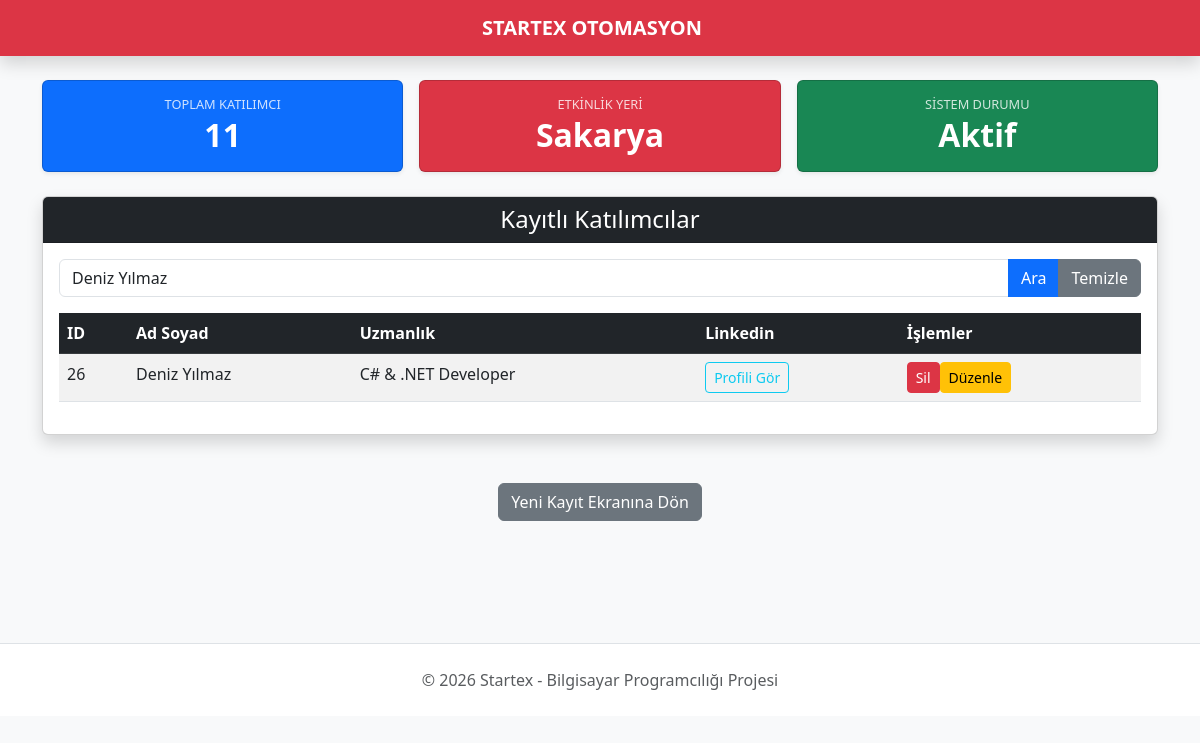
/liste.php?ara=Deniz Yılmaz, run on the app's committed database.
### tables this page shows
CREATE TABLE `katilimcilar` (
  `id` int(11) NOT NULL,
  `ad_soyad` varchar(100) NOT NULL,
  `uzmanlik` varchar(100) NOT NULL,
  `linkedin` varchar(255) NOT NULL
);

### liste.php (the view, shortened to what this page needs)
<?php
include("baglan.php");
$sorgu_sayi = $conn->query("SELECT COUNT(*) as toplam_kisi FROM katilimcilar");
$istatistik = $sorgu_sayi->fetch_assoc();
$toplam_katilimci = $istatistik['toplam_kisi'];
include("ust.php");
?>
<div class="row mb-4 g-3">
    <div class="col-md-4">
        <div class="card bg-primary text-white text-center shadow-sm h-100">
            <div class="card-body py-3">
                <h6 class="card-title text-uppercase mb-1 " style="font-size: 0.8rem; opacity: 0.8;">Toplam Katılımcı</h6>
                <h2 class="fw-bold mb-0 fs-2"><?php echo $toplam_katilimci; ?></h2>
            </div>
        </div>
    </div>
    <div class="col-md-4">
        <div class="card bg-danger text-white text-center shadow-sm h-100">
            <div class="card-body py-3">
                <h6 class="card-title text-uppercase mb-1" style="font-size: 0.8rem; opacity: 0.8;"">Etkinlik Yeri</h6>
                <h2 class="fw-bold mb-0 fs-2">Sakarya</h2>
            </div>
        </div>
    </div>
    <div class="col-md-4">
        <div class="card bg-success text-white text-center shadow-sm">
            <div class="card-body">
                <h6 class="card-title text-uppercase mb-1" style="font-size: 0.8rem; opacity: 0.8;"">Sistem Durumu</h6>
                <h2 class="fw-bold mb-0 fs-2">Aktif</h2>
            </div>
        </div>
    </div>
</div>
<?php
if (isset($_GET['ara']) && $_GET['ara'] != "") {
    $kelime = $_GET['ara'];
    $sql = "SELECT * FROM katilimcilar WHERE ad_soyad LIKE '%$kelime%' OR uzmanlik LIKE '%$kelime%'";
}
else {
    $sql = "SELECT * FROM katilimcilar";
}
$sonuc = $conn->query($sql);
?>
<div class="card shadow">
    <div class="card-header bg-dark text-white text-center">
        <h4 class="mb-0">Kayıtlı Katılımcılar</h4>
    </div>
    <div class="card-body">
    <form action="liste.php" method="GET" class="mb-3">
        <div class="input-group">
            <input type="text" name="ara" class="form-control" placeholder="İsim veya Uzmanlık ara..." value="<?php echo isset($_GET['ara']) ? $_GET['ara'] : ''; ?>">
            <button class="btn btn-primary" type="submit">Ara</button>
            <?php if(isset($_GET['ara'])): ?>
                <a href="liste.php" class="btn btn-secondary">Temizle</a>
            <?php endif; ?>
        </div>
    </form>
        <table class="table table-striped table-hover mt-2">
            <thead class="table-dark">
                <tr>
                    <th>ID</th>
                    <th>Ad Soyad</th>
                    <th>Uzmanlık</th>
                    <th>Linkedin</th>
                    <th>İşlemler</th>
                </tr>
            </thead>
            <tbody>
                <?php
                if ($sonuc->num_rows > 0) {
                    while($satir = $sonuc->fetch_assoc()) {
                        echo "<tr>";
                        echo "<td>" . $satir["id"] . "</td>";
                        echo "<td>" . $satir["ad_soyad"] . "</td>";
                        echo "<td>" . $satir["uzmanlik"] . "</td>";
                        echo "<td><a href='" . $satir["linkedin"] . "' target='_blank' class='btn btn-sm btn-outline-info'>Profili Gör</a></td>";
                        echo "<td>";
                            echo "<a href='sil.php?id=" . $satir["id"] . "' class='btn btn-sm btn-danger' onclick='return confirm(\"Bu kişiyi silmek istediğine emin misin?\")'>Sil</a>";
                            echo "<a href='duzenle.php?id=" . $satir["id"] . "' class='btn btn-sm btn-warning'>Düzenle</a>";
                        echo "</td>";
                        echo "</tr>";
                    }
                } else {
                    echo "<tr><td colspan='5' class='text-center text-muted'>Henüz kayıtlı kimse yok.</td></tr>";
                }
                ?>
            </tbody>
        </table>
    </div>
</div>
<div class="text-center mt-5" style="min-height: 20vh;">
    <a href="index.php" class="btn btn-secondary">Yeni Kayıt Ekranına Dön</a>
</div>
<?php
include("alt.php");
?>

### data on the page
katilimcilar: id "26", ad_soyad "Deniz Yılmaz", uzmanlik "C# & .NET Developer"

### other printed values
$toplam_katilimci "11"
